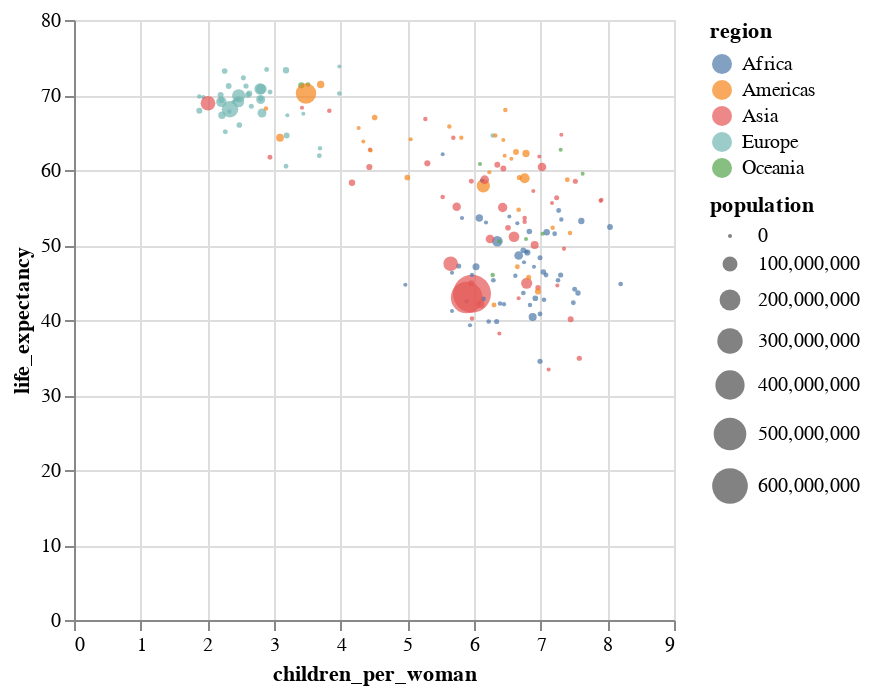

Notebook code cell kept with this figure:
### Markdown cell above
<div class="alert alert-info" style="color:black">

### Question 2.1
rubric={accuracy:1,quality:1,viz:2}

<h4>Python</h4>
<ol type="1">
<li>I have uploaded the <a href=https://raw.githubusercontent.com/UofTCoders/workshops-dc-py/master/data/processed/world-data-gapminder.csv> 2018 Gapminder data at this URL.</a> Use <code>read_csv</code> from <code>pandas</code> to load the data directly from the URL and assign it a suitable variable name. Set the <code>parse_dates</code> parameter to <code>['year']</code> to ensure that Altair recognizes this columns as time data.</li>
<li>Now let’s create a similar bubble chart to what you saw in the video:
<ul>
<li>Filter the dataframe to only keep observations from a single year, 1962. You can create a new data frame variable or perform the filtering directly as you pass the data to Altair. Dates can be matched as strings when filtering.</li>
<li>Use a circle mark to recreate the appearance of the plot in the video.</li>
<li>Encode the proper variables so that children per woman is on the x-axis, life expectancy on the y-axis, and so that the circles’ color corresponds to their region, and the size reflects the population.</li>
</ul></li>
</ol>
<p> Don't worry about getting axis labels and sizes to be exactly like in the video,
we will return to this code later in the lab to customize it.</p>
</div>

### Code cell
# YOUR PYTHON ANSWER GOES HERE
import pandas as pd

url = 'https://raw.githubusercontent.com/UofTCoders/workshops-dc-py/master/data/processed/world-data-gapminder.csv'
data2018 = pd.read_csv(url, parse_dates=['year'])

#data2018.head()

data1962 = data2018[data2018['year'].astype(str).str[:4] == '1962']

#data1962.head()

chart1962 = alt.Chart(data1962).mark_circle().encode(
    x='children_per_woman',
    y='life_expectancy',
    color='region',
    size='population'
)

chart1962.display()

### Figure 1 — Vega specification as saved in the notebook (floating-point values rounded to 4 significant figures; data arrays with more than 128 entries replaced by an {"elided": "..."} marker saying what was removed)
{"$schema": "https://vega.github.io/schema/vega/v6.json", "data": [{"name": "source_0", "values": {"elided": "178 records"}}, {"name": "source_0_x_domain_children_per_woman", "values": [{"min": 1.88, "max": 8.2}]}, {"name": "source_0_y_domain_life_expectancy", "values": [{"min": 33.4, "max": 73.8}]}, {"name": "source_0_color_domain_region", "values": [{"region": "Asia"}, {"region": "Europe"}, {"region": "Africa"}, {"region": "Americas"}, {"region": "Oceania"}]}, {"name": "source_0_size_domain_population", "values": [{"min": 43300, "max": 680000000}]}], "marks": [{"type": "symbol", "name": "marks", "from": {"data": "source_0"}, "encode": {"update": {"x": {"field": "children_per_woman", "scale": "x"}, "fill": {"field": "region", "scale": "color"}, "y": {"field": "life_expectancy", "scale": "y"}, "shape": {"value": "circle"}, "opacity": {"value": 0.7}, "size": {"field": "population", "scale": "size"}}}, "style": ["circle"]}], "scales": [{"name": "x", "type": "linear", "domain": [{"signal": "(data(\"source_0_x_domain_children_per_woman\")[0] || {}).min"}, {"signal": "(data(\"source_0_x_domain_children_per_woman\")[0] || {}).max"}], "range": [0, {"signal": "width"}], "nice": true, "zero": true}, {"name": "y", "type": "linear", "domain": [{"signal": "(data(\"source_0_y_domain_life_expectancy\")[0] || {}).min"}, {"signal": "(data(\"source_0_y_domain_life_expectancy\")[0] || {}).max"}], "range": [{"signal": "height"}, 0], "zero": true, "nice": true}, {"name": "color", "type": "ordinal", "domain": {"data": "source_0_color_domain_region", "field": "region", "sort": true}, "range": "category"}, {"name": "size", "type": "linear", "domain": [{"signal": "(data(\"source_0_size_domain_population\")[0] || {}).min"}, {"signal": "(data(\"source_0_size_domain_population\")[0] || {}).max"}], "range": [4, 361], "zero": true}], "axes": [{"scale": "x", "labels": false, "domain": false, "aria": false, "minExtent": 0, "gridScale": "y", "grid": true, "maxExtent": 0, "orient": "bottom", "tickCount": {"signal": "ceil(width/40)"}, "zindex": 0, "ticks": false}, {"scale": "y", "orient": "left", "gridScale": "x", "domain": false, "labels": false, "aria": false, "maxExtent": 0, "tickCount": {"signal": "ceil(height/40)"}, "minExtent": 0, "ticks": false, "zindex": 0, "grid": true}, {"scale": "x", "orient": "bottom", "labelOverlap": true, "zindex": 0, "grid": false, "tickCount": {"signal": "ceil(width/40)"}, "labelFlush": true, "title": "children_per_woman"}, {"scale": "y", "zindex": 0, "title": "life_expectancy", "labelOverlap": true, "tickCount": {"signal": "ceil(height/40)"}, "grid": false, "orient": "left"}], "padding": 5, "background": "white", "style": "cell", "width": 300, "height": 300, "legends": [{"fill": "color", "symbolType": "circle", "title": "region", "encode": {"symbols": {"update": {"opacity": {"value": 0.7}}}}}, {"size": "size", "symbolType": "circle", "title": "population", "encode": {"symbols": {"update": {"fill": {"value": "black"}, "fillOpacity": {"value": 0.7}, "opacity": {"value": 0.7}, "stroke": {"value": "transparent"}}}}}]}
